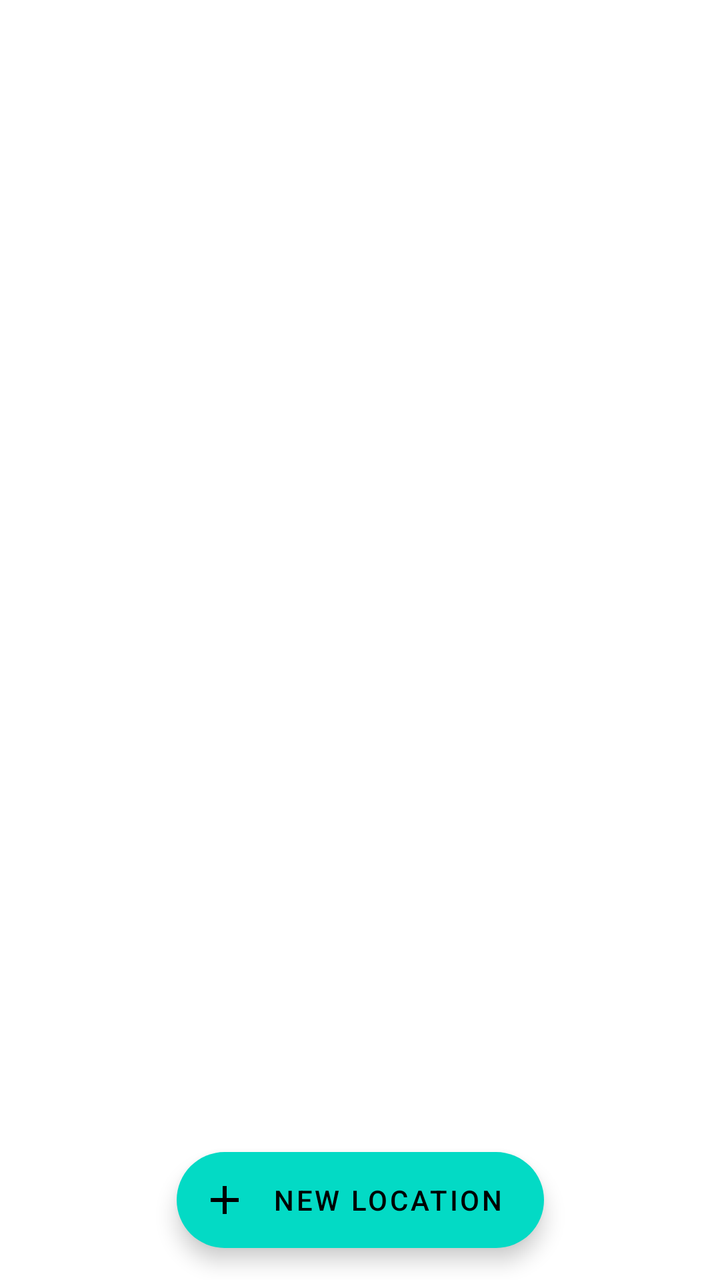
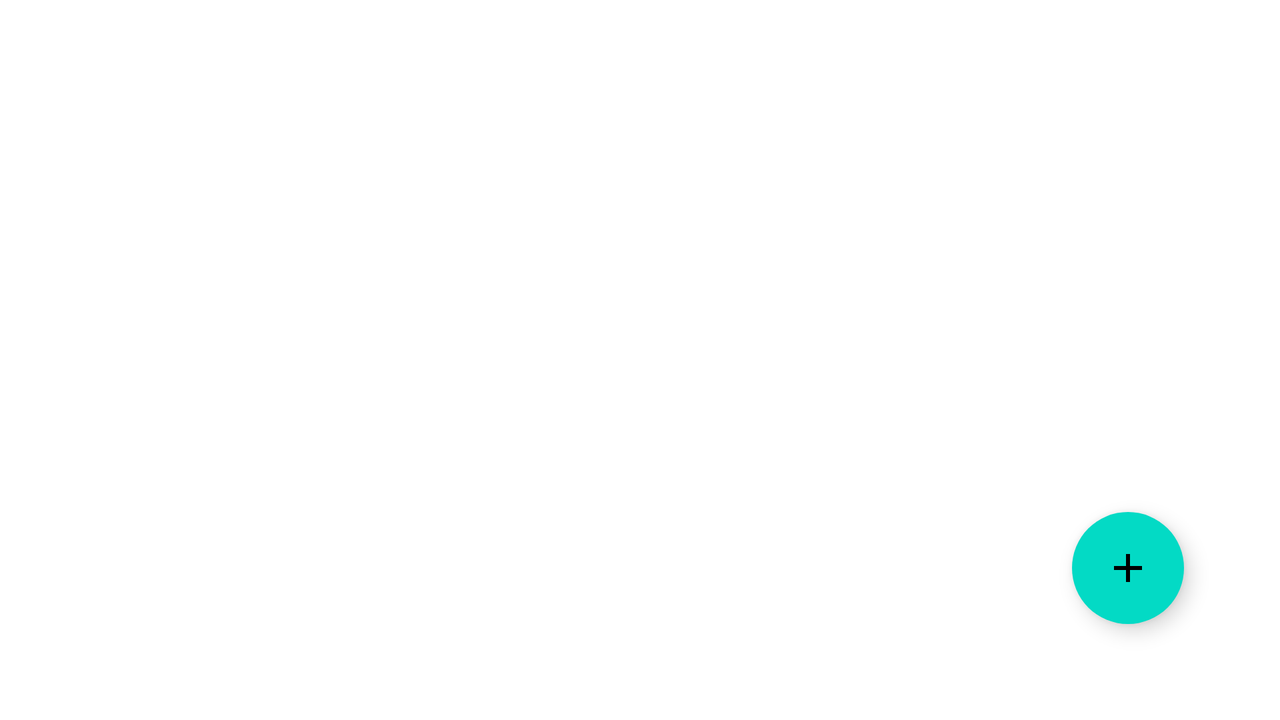

First picture: res/layout/ on a phone held upright. Second picture: the repository's own variant of that layout, on a device whose configuration matches the variant's folder. Source for both follows.
<!-- AndroidManifest.xml: application theme Theme.PhotoPrep -->
<!-- res/layout/fragment_photo_shoot_locations.xml -->
<?xml version="1.0" encoding="utf-8"?>
<layout xmlns:android="http://schemas.android.com/apk/res/android"
    xmlns:app="http://schemas.android.com/apk/res-auto"
    xmlns:tools="http://schemas.android.com/tools"
    tools:context=".ui.photoShootLocations.PhotoShootLocationsFragment">

    <data>

        <variable
            name="viewModel"
            type="com.vcdaniel.photoprep.ui.photoShootLocations.PhotoShootLocationsViewModel" />

    </data>

    <androidx.constraintlayout.widget.ConstraintLayout
        android:layout_width="match_parent"
        android:layout_height="match_parent">

        
        <androidx.recyclerview.widget.RecyclerView
            android:id="@+id/photoShootLocationsRecycler"
            android:layout_width="match_parent"
            android:layout_height="0dp"
            android:clipToPadding="false"
            app:layoutManager="androidx.recyclerview.widget.GridLayoutManager"
            app:spanCount="@integer/number_of_prep_columns"
            app:layout_constraintBottom_toBottomOf="parent"
            app:layout_constraintEnd_toEndOf="parent"
            app:layout_constraintStart_toStartOf="parent"
            app:layout_constraintTop_toTopOf="parent"
            app:photoShootListData="@{viewModel.photoShootLocations}"
            tools:itemCount="@integer/sample_number_rows"
            tools:listitem="@layout/photo_shoot_location_image_list_item" />

        <com.google.android.material.floatingactionbutton.ExtendedFloatingActionButton
            android:id="@+id/newPhotoShootFAB"
            android:layout_width="wrap_content"
            android:layout_height="wrap_content"
            android:layout_marginStart="@dimen/fab_margin"
            android:layout_marginEnd="@dimen/fab_margin"
            android:layout_marginBottom="@dimen/centered_fab_margin"
            android:text="@string/new_location"
            app:icon="@drawable/ic_baseline_add_24"
            app:layout_constraintBottom_toBottomOf="parent"
            app:layout_constraintEnd_toEndOf="parent"
            app:layout_constraintStart_toStartOf="parent" />
    </androidx.constraintlayout.widget.ConstraintLayout>
</layout>
<!-- res/layout/photo_shoot_location_image_list_item.xml (included above) -->
<?xml version="1.0" encoding="utf-8"?>
<layout xmlns:android="http://schemas.android.com/apk/res/android"
    xmlns:app="http://schemas.android.com/apk/res-auto"
    xmlns:tools="http://schemas.android.com/tools">

    <data>

        <variable
            name="photoShootOverview"
            type="com.vcdaniel.photoprep.PhotoShootOverview" />
    </data>

    <androidx.cardview.widget.CardView
        android:id="@+id/photoShootLocationMapOnlyCard"
        android:layout_width="match_parent"
        android:layout_height="@dimen/large_thumbnail_size"
        android:layout_marginStart="@dimen/large_thumbnail_margin"
        android:layout_marginTop="@dimen/normal_margin"
        android:layout_marginEnd="@dimen/large_thumbnail_margin"
        android:layout_marginBottom="@dimen/normal_margin"
        android:foreground="?android:attr/selectableItemBackgroundBorderless"
        android:padding="@dimen/large_padding"
        app:cardCornerRadius="@dimen/normal_rounded_radius"
        app:cardElevation="@dimen/extra_high_elevation">

        <androidx.constraintlayout.widget.ConstraintLayout
            android:layout_width="match_parent"
            android:layout_height="match_parent">

            <ImageView
                android:id="@+id/photoShootImage"
                android:layout_width="0dp"
                android:layout_height="0dp"
                android:scaleType="centerCrop"
                android:src="@drawable/lighthouse_placeholder_low_quality"
                app:layout_constraintBottom_toBottomOf="parent"
                app:layout_constraintEnd_toEndOf="parent"
                app:layout_constraintStart_toStartOf="parent"
                app:layout_constraintTop_toTopOf="parent"
                app:photoShootPhotoThumbnailImage="@{photoShootOverview}"
                android:contentDescription="@string/main_location_image_default_description"/>

            <View
                android:id="@+id/titleScrimView"
                android:layout_width="0dp"
                android:layout_height="0dp"
                android:background="@color/semiTransparentScrimColor"
                app:layout_constraintBottom_toBottomOf="@+id/locationNameTextView"
                app:layout_constraintEnd_toEndOf="parent"
                app:layout_constraintStart_toStartOf="parent"
                app:layout_constraintTop_toTopOf="@+id/locationNameTextView" />

            <TextView
                android:id="@+id/locationNameTextView"
                android:layout_width="0dp"
                android:layout_height="wrap_content"
                android:layout_marginStart="@dimen/normal_margin"
                android:layout_marginEnd="@dimen/normal_margin"
                android:text="@{photoShootOverview.photoShootLocationName}"
                android:textAppearance="@style/TextAppearance.AppCompat.Large"
                android:textColor="?attr/colorOnPrimary"
                app:layout_constraintBottom_toBottomOf="parent"
                app:layout_constraintEnd_toEndOf="parent"
                app:layout_constraintStart_toStartOf="parent"
                tools:text="@string/sample_photo_shoot_location_name" />

        </androidx.constraintlayout.widget.ConstraintLayout>
    </androidx.cardview.widget.CardView>
</layout>
<!-- resources referenced by this layout -->
<resources>
  <color name="semiTransparentScrimColor">#aa000000</color>
  <dimen name="centered_fab_margin">16dp</dimen>
  <dimen name="extra_high_elevation">10dp</dimen>
  <dimen name="fab_margin">16dp</dimen>
  <dimen name="large_padding">16dp</dimen>
  <dimen name="large_thumbnail_margin">32dp</dimen>
  <dimen name="large_thumbnail_size">250dp</dimen>
  <dimen name="normal_margin">8dp</dimen>
  <dimen name="normal_rounded_radius">5dp</dimen>
  <!-- drawable ic_baseline_add_24 (drawable) -->
  <vector xmlns:android="http://schemas.android.com/apk/res/android"
      android:width="24dp"
      android:height="24dp"
      android:tint="?attr/colorControlNormal"
      android:viewportWidth="24"
      android:viewportHeight="24">
      <path
          android:fillColor="?attr/colorOnSecondary"
          android:pathData="M19,13h-6v6h-2v-6H5v-2h6V5h2v6h6v2z" />
  </vector>
  <!-- drawable lighthouse_placeholder_low_quality: jpg bitmap (drawable, 133512 bytes) -->
  <integer name="number_of_prep_columns">1</integer>
  <integer name="sample_number_rows">10</integer>
  <string name="main_location_image_default_description">Displays the currently set main photo for this photo shoot location.</string>
  <string name="new_location">New Location</string>
  <string name="sample_photo_shoot_location_name">Mysterious Coastal Lighthouse</string>
  <style name="Theme.PhotoPrep" parent="Theme.MaterialComponents.Light.DarkActionBar">
          
          <item name="colorPrimary">@color/purple_500</item>
          <item name="colorPrimaryVariant">@color/purple_700</item>
          <item name="colorOnPrimary">@color/white</item>
          
          <item name="colorSecondary">@color/teal_200</item>
          <item name="colorSecondaryVariant">@color/teal_700</item>
          <item name="colorOnSecondary">@color/black</item>
          
          <item name="android:statusBarColor" tools:targetApi="l">?attr/colorPrimaryVariant</item>
          
          <item name="bottomSheetDialogTheme">@style/AppBottomSheetDialogTheme</item>
          <item name="Widget.MyApp.Chip.Choice">@style/Widget.MyApp.Chip.Choice</item>
      </style>
  <color name="purple_500">#FF6200EE</color>
  <color name="purple_700">#FF3700B3</color>
  <color name="white">#FFFFFFFF</color>
  <color name="teal_200">#FF03DAC5</color>
  <color name="teal_700">#FF018786</color>
  <color name="black">#FF000000</color>
  <style name="AppBottomSheetDialogTheme" parent="Theme.Design.Light.BottomSheetDialog">
          <item name="bottomSheetStyle">@style/AppModalStyle</item>
      </style>
  <style name="Widget.MyApp.Chip.Choice" parent="Widget.MaterialComponents.Chip.Choice">
          <item name="materialThemeOverlay">@style/ThemeOverlay.MyApp.Chip.Choice</item>
          <item name="iconStartPadding">@dimen/icon_padding</item>
          <item name="chipIconTint">?attr/colorControlNormal</item>
      </style>
  <style name="AppModalStyle" parent="Widget.Design.BottomSheet.Modal">
          <item name="android:background">@drawable/top_rounded_background</item>
          <item name="chipBackgroundColor">@color/teal_200</item>
      </style>
  <style name="ThemeOverlay.MyApp.Chip.Choice" parent="">
          <item name="elevationOverlayEnabled">false</item>
      </style>
  <dimen name="icon_padding">6dp</dimen>
  <!-- drawable top_rounded_background (drawable) -->
  <?xml version="1.0" encoding="utf-8"?>
  <shape xmlns:android="http://schemas.android.com/apk/res/android">
      <solid android:color="@color/purple_500" />
      <corners
          android:topLeftRadius="@dimen/large_rounded_radius"
          android:topRightRadius="@dimen/large_rounded_radius" />
  </shape>
  <dimen name="large_rounded_radius">20dp</dimen>
</resources>
<!-- res/layout-land/fragment_photo_shoot_locations.xml (the repository's variant of the layout above) -->
<!-- drawn on the phone turned sideways -->
<?xml version="1.0" encoding="utf-8"?>
<layout xmlns:android="http://schemas.android.com/apk/res/android"
    xmlns:app="http://schemas.android.com/apk/res-auto"
    xmlns:tools="http://schemas.android.com/tools"
    tools:context=".ui.photoShootLocations.PhotoShootLocationsFragment">

    <data>

        <variable
            name="viewModel"
            type="com.vcdaniel.photoprep.ui.photoShootLocations.PhotoShootLocationsViewModel" />

    </data>

    <androidx.constraintlayout.widget.ConstraintLayout
        android:layout_width="match_parent"
        android:layout_height="match_parent">

        <androidx.recyclerview.widget.RecyclerView
            android:id="@+id/photoShootLocationsRecycler"
            android:layout_width="match_parent"
            android:layout_height="0dp"
            android:clipToPadding="false"
            app:layoutManager="androidx.recyclerview.widget.GridLayoutManager"
            app:layout_constraintBottom_toBottomOf="parent"
            app:layout_constraintEnd_toEndOf="parent"
            app:layout_constraintStart_toStartOf="parent"
            app:layout_constraintTop_toTopOf="parent"
            app:photoShootListData="@{viewModel.photoShootLocations}"
            app:spanCount="@integer/number_of_prep_columns"
            tools:itemCount="@integer/sample_number_rows"
            tools:listitem="@layout/photo_shoot_location_image_list_item" />

        <com.google.android.material.floatingactionbutton.ExtendedFloatingActionButton
            android:id="@+id/newPhotoShootFAB"
            android:layout_width="wrap_content"
            android:layout_height="wrap_content"
            android:layout_marginStart="@dimen/fab_margin"
            android:layout_marginEnd="@dimen/fab_margin"
            android:layout_marginBottom="@dimen/fab_margin"
            android:text="@string/new_location"
            app:icon="@drawable/ic_baseline_add_24"
            app:layout_constraintBottom_toBottomOf="parent"
            app:layout_constraintEnd_toEndOf="parent" />
    </androidx.constraintlayout.widget.ConstraintLayout>
</layout>
<!-- resources referenced by the variant -->
<!-- as the phone turned sideways resolves them -->
<resources>
  <color name="semiTransparentScrimColor">#aa000000</color>
  <dimen name="extra_high_elevation">10dp</dimen>
  <!-- from res/values-w600dp/ -->
  <dimen name="fab_margin">48dp</dimen>
  <dimen name="large_padding">16dp</dimen>
  <dimen name="large_thumbnail_margin">32dp</dimen>
  <dimen name="large_thumbnail_size">250dp</dimen>
  <dimen name="normal_margin">8dp</dimen>
  <dimen name="normal_rounded_radius">5dp</dimen>
  <!-- drawable ic_baseline_add_24 (drawable) -->
  <vector xmlns:android="http://schemas.android.com/apk/res/android"
      android:width="24dp"
      android:height="24dp"
      android:tint="?attr/colorControlNormal"
      android:viewportWidth="24"
      android:viewportHeight="24">
      <path
          android:fillColor="?attr/colorOnSecondary"
          android:pathData="M19,13h-6v6h-2v-6H5v-2h6V5h2v6h6v2z" />
  </vector>
  <!-- drawable lighthouse_placeholder_low_quality: jpg bitmap (drawable, 133512 bytes) -->
  <!-- from res/values-land/ -->
  <integer name="number_of_prep_columns">2</integer>
  <integer name="sample_number_rows">10</integer>
  <string name="main_location_image_default_description">Displays the currently set main photo for this photo shoot location.</string>
  <!-- from res/values-land/ -->
  <string name="new_location" />
  <string name="sample_photo_shoot_location_name">Mysterious Coastal Lighthouse</string>
  <style name="Theme.PhotoPrep" parent="Theme.MaterialComponents.Light.DarkActionBar">
          
          <item name="colorPrimary">@color/purple_500</item>
          <item name="colorPrimaryVariant">@color/purple_700</item>
          <item name="colorOnPrimary">@color/white</item>
          
          <item name="colorSecondary">@color/teal_200</item>
          <item name="colorSecondaryVariant">@color/teal_700</item>
          <item name="colorOnSecondary">@color/black</item>
          
          <item name="android:statusBarColor" tools:targetApi="l">?attr/colorPrimaryVariant</item>
          
          <item name="bottomSheetDialogTheme">@style/AppBottomSheetDialogTheme</item>
          <item name="Widget.MyApp.Chip.Choice">@style/Widget.MyApp.Chip.Choice</item>
      </style>
  <color name="purple_500">#FF6200EE</color>
  <color name="purple_700">#FF3700B3</color>
  <color name="white">#FFFFFFFF</color>
  <color name="teal_200">#FF03DAC5</color>
  <color name="teal_700">#FF018786</color>
  <color name="black">#FF000000</color>
  <style name="AppBottomSheetDialogTheme" parent="Theme.Design.Light.BottomSheetDialog">
          <item name="bottomSheetStyle">@style/AppModalStyle</item>
      </style>
  <style name="Widget.MyApp.Chip.Choice" parent="Widget.MaterialComponents.Chip.Choice">
          <item name="materialThemeOverlay">@style/ThemeOverlay.MyApp.Chip.Choice</item>
          <item name="iconStartPadding">@dimen/icon_padding</item>
          <item name="chipIconTint">?attr/colorControlNormal</item>
      </style>
  <style name="AppModalStyle" parent="Widget.Design.BottomSheet.Modal">
          <item name="android:background">@drawable/top_rounded_background</item>
          <item name="chipBackgroundColor">@color/teal_200</item>
      </style>
  <style name="ThemeOverlay.MyApp.Chip.Choice" parent="">
          <item name="elevationOverlayEnabled">false</item>
      </style>
  <dimen name="icon_padding">6dp</dimen>
  <!-- drawable top_rounded_background (drawable) -->
  <?xml version="1.0" encoding="utf-8"?>
  <shape xmlns:android="http://schemas.android.com/apk/res/android">
      <solid android:color="@color/purple_500" />
      <corners
          android:topLeftRadius="@dimen/large_rounded_radius"
          android:topRightRadius="@dimen/large_rounded_radius" />
  </shape>
  <dimen name="large_rounded_radius">20dp</dimen>
</resources>
